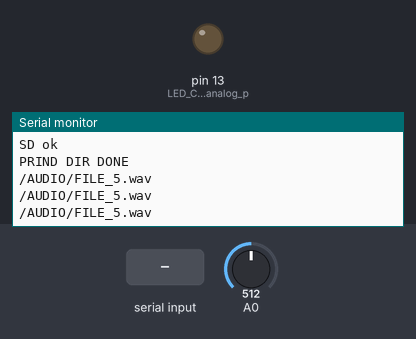
A sketch run on a simulated Arduino Uno, built with avr-gcc and run on an emulated ATmega328P. Parts: output pins drawn as LEDs (lit = HIGH), the last lines printed to the serial monitor. The inputs (shaded band) are chosen by the test bench; at power-on: A0 = 512. Storage starts empty; the audio player accepts every command and is not drawn.

Above: at 1.2 s.
1.3 s: A0 set to 122
4.4 s: A0 set to 0
7.5 s: "90,45\n" received over Serial
10.6 s: "90\n" received over Serial
At 11.2 s:
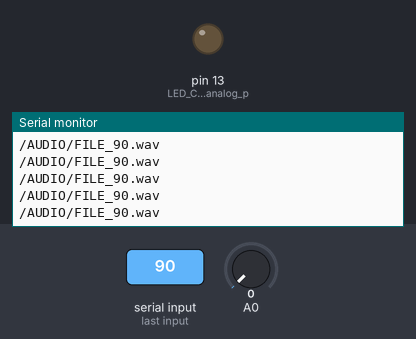
13.7 s: byte 44 (',') received over Serial
At 14.2 s:
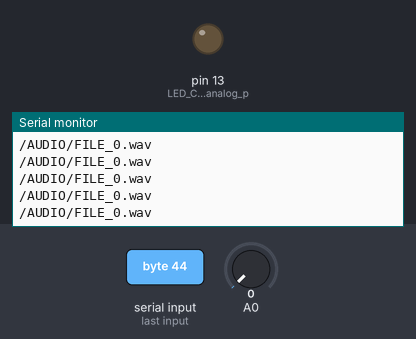
16.8 s: "200\n" received over Serial
At 17.4 s:
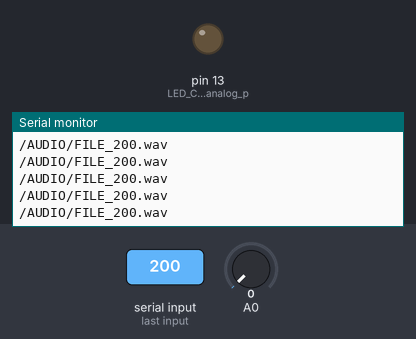
Timing chart, 0 to 19.8 s (numbered marks = the images above; inputs shaded):
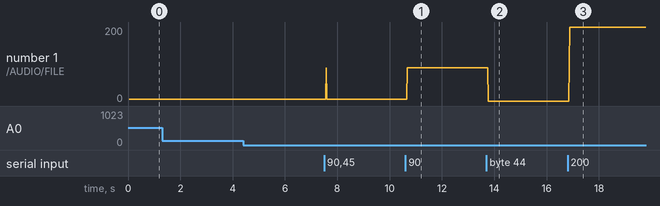

The sketch:

Audio.ino
```cpp
// fmpeg -i TechBassR120E-02.wav  -acodec pcm_u8 -ar 16000 -ac 1 b.wav
// https://www.google.es/imgres?imgurl=http://www.getmicros.net/wp-content/uploads/2014/01/arduino-and-sdcard_bb.png&imgrefurl=http://www.getmicros.net/arduino-sd-card-example.php&h=903&w=1632&tbnid=nf3iwqTutBduxM:&docid=G_AhGVwTHTt6wM&ei=JC9_VtzMKsP4asuoi8gC&tbm=isch&ved=0ahUKEwjc7ubo4vrJAhVDvBoKHUvUAikQMwg0KAEwAQ


#include <SD.h>                      // need to include the SD library
#define DISABLE_SPEAKER2
#define SD_ChipSelectPin 4 			//using digital pin 4 on arduino nano 328, can use other pins
#include <TMRpcm.h>           		//  also need to include this library...
#include <SPI.h>


TMRpcm tmrpcm;   					// create an object for use in this sketch

unsigned long time = 0;


int bpm = 1024;
unsigned long c = 0;
String filenumber;
char separator[] = ",";

int num_steps = 1;
int* steps = new int[64 /* max steps */];


void setup() {

	steps[0] = 5;
	tmrpcm.speakerPin = 9; //5,6,11 or 46 on Mega, 9 on Uno, Nano, etc
	//Complimentary Output or Dual Speakers:
	//pinMode(10,OUTPUT); Pin pairs: 9,10 Mega: 5-2,6-7,11-12,46-45

	Serial.begin(9600);
	pinMode(13, OUTPUT); //LED Connected to analog pin 0
	if (!SD.begin(SD_ChipSelectPin)) { // see if the card is present and can be initialized:
		Serial.println("SD fail...");
		return;   // don't do anything more if not

	} else {
		Serial.println("SD ok");
	}

	Serial.println("PRIND DIR DONE");

	tmrpcm.volume(1);
}

void loop() {
	int counter = 0;
	String serialDataIn;
	while (Serial.available()) {
		int inbyte = Serial.read();
		switch (inbyte) {

		case 'p':
			tmrpcm.pause();
			break;
		case '?':
			if (tmrpcm.isPlaying()) {
				Serial.println("A wav file is being played");
			}
			break;
		case 'S':
			tmrpcm.stopPlayback();
			break;
		case '=':
			tmrpcm.volume(1);
			break;
		case '-':
			tmrpcm.volume(0);
			break;
			//case '0': tmrpcm.quality(0); break;
			//case '1': tmrpcm.quality(1); break;
		default:
			//int inbyte = Serial.read();

			if (isDigit(inbyte)) {
				serialDataIn += (char) inbyte;
			}
			if (inbyte == ',') {  // Handle delimiter
				steps[counter] = serialDataIn.toInt(); //String(serialDataIn);
				serialDataIn = String("");
				counter = counter + 1;
			}
			if (inbyte == '\r' || inbyte == '\n') {  // end of line
				steps[counter] = serialDataIn.toInt(); //String(serialDataIn);
				serialDataIn = String("");
				counter = counter + 1;
				num_steps  = counter;
				c = 0;
			}

			break;
		}

	}


	int reminder = c % num_steps;
	filenumber = String(steps[reminder]);

	bpm = analogRead(A0);


	String str = "/AUDIO/FILE_";
	str += filenumber;
	str += ".wav";
	//9

	Serial.println(str);
	// Length (with one extra character for the null terminator)
	int str_len = str.length() + 1;

	// Prepare the character array (the buffer)
	char char_array[str_len];

	// Copy it over
	str.toCharArray(char_array, str_len);
	tmrpcm.play(char_array);
	delay(bpm);

	c++;

}


void printDirectory(File dir, int numTabs) {
	while (true) {

		File entry = dir.openNextFile();
		if (!entry) {
			// no more files
			break;
		}
		for (uint8_t i = 0; i < numTabs; i++) {
			Serial.print('\t');
		}
		Serial.print(entry.name());
		if (entry.isDirectory()) {
			Serial.println("/");
			//printDirectory(entry, numTabs + 1);
		} else {
			// files have sizes, directories do not
			Serial.print("\t\t");
			Serial.println(entry.size(), DEC);
		}
		entry.close();
	}
}
```

Measured:
- after the input at 10.6 s, the serial monitor: prints a new line after 0.07 s (image 1)
- after the input at 13.7 s, the serial monitor: prints a new line after 0.07 s (image 2)
- after the input at 16.8 s, the serial monitor: prints a new line after 0.08 s (image 3)
- plotted number 1: 5 → 90 after the input at 10.6 s, 90 → 0 after the input at 13.7 s, 0 → 200 after the input at 16.8 s
